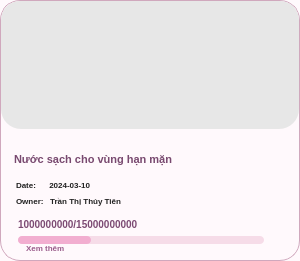
     <widget class="QFrame" name="card25">
      <property name="geometry">
       <rect>
        <x>50</x>
        <y>805</y>
        <width>300</width>
        <height>261</height>
       </rect>
      </property>
      <property name="styleSheet">
       <string notr="true">QFrame{
    background:#FFF9FC;
    border:1px solid #D0A8BD;
    border-radius:20px;
}</string>
      </property>
      <widget class="QLabel" name="card25Image">
       <property name="geometry">
        <rect>
         <x>1</x>
         <y>1</y>
         <width>298</width>
         <height>128</height>
        </rect>
       </property>
       <property name="styleSheet">
        <string notr="true">QLabel{
    border:none;
    border-top-left-radius:19px;
    border-top-right-radius:19px;
    background:#E7E7E7;
}</string>
       </property>
       <property name="pixmap">
        <pixmap>campaign25.png</pixmap>
       </property>
       <property name="scaledContents">
        <bool>true</bool>
       </property>
      </widget>
      <widget class="QLabel" name="card25Title">
       <property name="geometry">
        <rect>
         <x>14</x>
         <y>142</y>
         <width>270</width>
         <height>34</height>
        </rect>
       </property>
       <property name="styleSheet">
        <string notr="true">QLabel{
    color:#78496F;
    font-size:11px;
    font-weight:800;
    background:transparent;
    border:none;
}</string>
       </property>
       <property name="text">
        <string>Nước sạch cho vùng hạn mặn</string>
       </property>
       <property name="wordWrap">
        <bool>true</bool>
       </property>
      </widget>
      <widget class="QLabel" name="card25Date">
       <property name="geometry">
        <rect>
         <x>16</x>
         <y>177</y>
         <width>140</width>
         <height>16</height>
        </rect>
       </property>
       <property name="styleSheet">
        <string notr="true">QLabel{
    color:#222;
    font-size:8px;
    font-weight:500;
    background:transparent;
    border:none;
}</string>
       </property>
       <property name="text">
        <string>Date:      2024-03-10</string>
       </property>
      </widget>
      <widget class="QLabel" name="card25Owner">
       <property name="geometry">
        <rect>
         <x>16</x>
         <y>193</y>
         <width>160</width>
         <height>16</height>
        </rect>
       </property>
       <property name="styleSheet">
        <string notr="true">QLabel{
    color:#222;
    font-size:8px;
    font-weight:500;
    background:transparent;
    border:none;
}</string>
       </property>
       <property name="text">
        <string>Owner:   Trần Thị Thủy Tiên</string>
       </property>
      </widget>
      <widget class="QLabel" name="card25Money">
       <property name="geometry">
        <rect>
         <x>18</x>
         <y>214</y>
         <width>210</width>
         <height>20</height>
        </rect>
       </property>
       <property name="styleSheet">
        <string notr="true">QLabel{
    color:#7C4A73;
    font-size:10px;
    font-weight:900;
    background:transparent;
    border:none;
}</string>
       </property>
       <property name="text">
        <string>1000000000/15000000000</string>
       </property>
      </widget>
      <widget class="QProgressBar" name="card25Progress">
       <property name="geometry">
        <rect>
         <x>18</x>
         <y>236</y>
         <width>246</width>
         <height>8</height>
        </rect>
       </property>
       <property name="styleSheet">
        <string notr="true">QProgressBar{
    background:#F6DCE8;
    border:none;
    border-radius:4px;
}
QProgressBar::chunk{
    background:#F2AED0;
    border-radius:4px;
}</string>
       </property>
       <property name="value">
        <number>30</number>
       </property>
       <property name="textVisible">
        <bool>false</bool>
       </property>
      </widget>
      <widget class="QLabel" name="card25More">
       <property name="geometry">
        <rect>
         <x>26</x>
         <y>240</y>
         <width>80</width>
         <height>16</height>
        </rect>
       </property>
       <property name="styleSheet">
        <string notr="true">QLabel{
    color:#9A5C8B;
    font-size:8px;
    font-weight:700;
    background:transparent;
    border:none;
}</string>
       </property>
       <property name="text">
        <string>Xem thêm</string>
       </property>
      </widget>
     </widget>
